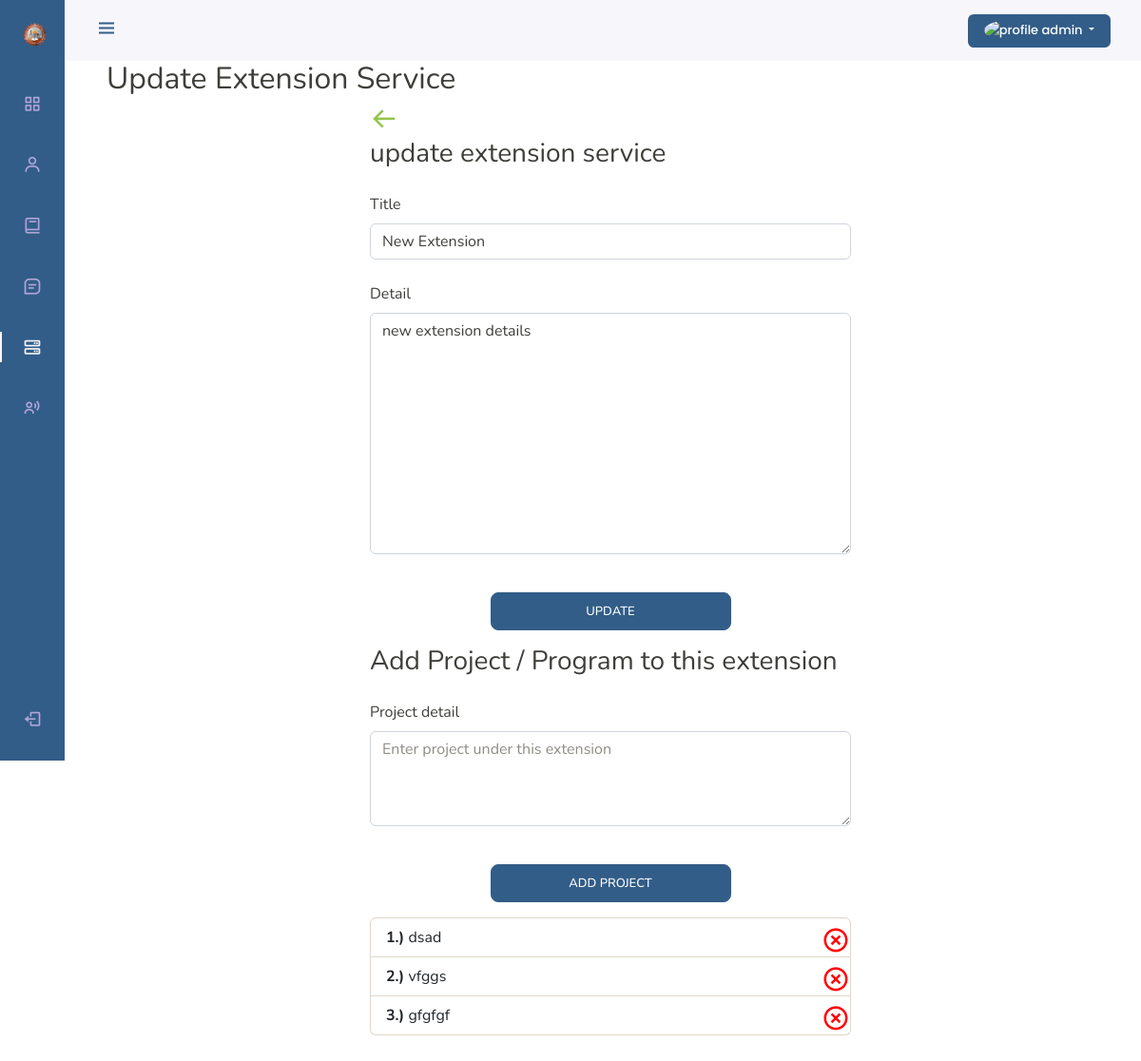
Screenshot of /admin-edit-extension-service/5 (signed in) with the database file from the repository.
### base/models.py (models this page shows, shortened)
class Faculty(AbstractUser):
    email = models.EmailField(unique = True, null=True)
    avatar = CloudinaryField(resource_type="image", null=True, blank=False)
    emp_no = models.CharField(max_length=25, unique=True, null=True)
    contact_no = models.CharField(max_length=20, unique=True, null=True)
    role = models.IntegerField(default=0)
    address = models.TextField(null=True, blank=True)
    department = models.ForeignKey(Department, on_delete=models.CASCADE, null=True, blank=True)
    created_at = models.DateTimeField(auto_now_add=True)
    updated_at = models.DateTimeField(auto_now=True)
    deleted_at = models.DateTimeField(null=True)

class ExtensionService(models.Model):
    title = models.CharField(max_length=200, null=True)
    detail = models.TextField(null=True, blank=True)
    is_preset = models.BooleanField(default=True, verbose_name="admin-extensions")
    created_at = models.DateTimeField(auto_now_add=True)
    updated_at = models.DateTimeField(auto_now=True)
    deleted_at = models.DateTimeField(null=True)

class Project(models.Model):
    extension = models.ForeignKey(ExtensionService, on_delete=models.CASCADE)
    project_detail = models.TextField(null=True, blank=True)

### base/views.py (the view, shortened to what this page needs)
# urls.py: path('admin-edit-extension-service/<str:pk>',views.AdminEditExtensionService, name="admin-edit-extension-service"),
@login_required(login_url='anonymous')
def AdminEditExtensionService(request, pk):
    extension = models.ExtensionService.objects.get(id=pk)
    form = forms.ExtensionServiceForm(instance=extension)
    project_form = forms.ProjectForm()
    if request.user.is_authenticated and not request.user.is_staff:
        messages.warning(request, "Access denied, 403 forbidden page!")
        return redirect('logout')
    ctx = {
        "active" : "admin_extension_service",
        'form' : form,
        'project_form': project_form,
        'label' : 'update',
        'extension' : extension,
        "link" : redirect('admin-extension-service').url,
    }
    return render(request, 'extension_edit_add.html', ctx)

### base/forms.py
class ExtensionServiceForm(ModelForm):
    class Meta:
        model = models.ExtensionService
        fields = ['title', 'detail']
    def __init__(self, *args, **kwargs):
        super().__init__(*args, **kwargs)
        self.fields['title'].widget.attrs.update({'class': 'form-control','placeholder':'Enter title'})
        self.fields['detail'].widget.attrs.update({'class': 'form-control','placeholder':'Enter detail about this extension'})
        self.fields['title'].widget.attrs['required'] = 'required'
        self.fields['detail'].widget.attrs['required'] = 'required'

class ProjectForm(ModelForm):
    class Meta:
        model = models.Project
        fields = [ 'project_detail']
    def __init__(self, *args, **kwargs):
        super().__init__(*args, **kwargs)
        self.fields['project_detail'].widget.attrs.update({
            'class': 'form-control',
            'placeholder':'Enter project under this extension',
            'style': 'height: 100px;',
            })
        self.fields['project_detail'].widget.attrs['required'] = 'required'

### templates/extension_edit_add.html (shortened to what this page needs)
{% extends 'main.html' %}
{% block content %}
{% load static %}
<h2>{{label|title}} Extension Service</h2>
<div class="container-fluid">
    <div class="row justify-content-center" style="margin-bottom:3%">
      <div class="col col-lg-6">
        <form action="" method="POST" enctype="multipart/form-data">
            <a href="{{link}}"><i class="bx bx-arrow-back" style="font-size: 30px;"></i></a>
          <h3 style="margin: 0%;"> {{label}} extension service</h3>
          <div class="col-sm-12">
              {% for fields in form %}
            <div class="form-group">
              <label for="" class="form-label mt-4"> {{fields.label}}</label> </label>
              {{ fields }}
            </div>
            {% endfor %}
          </div>
          <div class="form-group">
            <br />
            <div class="d-grid gap-2 col-6 mx-auto my-3">
              <button type="submit" class="btn btn-primary btn-lg btn-block">
                {{label}}
              </button>
            </div>
          </div>
        </form>
        {% if label == 'update' %}
        <form action="" method="POST">
        <h3 style="margin: 0%;"> Add Project / Program to this extension</h3>
        <div class="col-sm-12">
            {% for fields in project_form %}
          <div class="form-group">
            <label for="" class="form-label mt-4"> {{fields.label}}</label> </label>
            {{ fields }}
          </div>
          {% endfor %}
        </div>
        <div class="form-group">
          <br />
          <div class="d-grid gap-2 col-6 mx-auto my-3">
            <button type="submit" class="btn btn-primary btn-lg btn-block">
              Add Project
            </button>
          </div>
        </div>
      </form>
      <div class="list-group">
        {% for project in extension.project_set.all %}
        <a  class="list-group-item list-group-item-action"><strong>{{ forloop.counter }}.)</strong>  {{project.project_detail}} <i onclick="deleteProject('{{project.id}}')" class="bx bx-x-circle" style="font-size: 30px; position:absolute; right:0;color:red; cursor: pointer;"></i></a>
        {% endfor %}
      </div>
        {% endif %}
      </div>
    </div>
  </div>
{% endblock content %}

### templates/main.html (shortened to what this page needs)
<!DOCTYPE html>
{% load static %}
<html lang="en">
  <head>
    <link
      rel="stylesheet"
      href="https://cdn.jsdelivr.net/npm/boxicons@latest/css/boxicons.min.css"
    />
    <link rel="stylesheet" href="{% static 'css/bootstrap.min.css' %}" />
    <link rel="stylesheet" href="{% static 'css/navbar.css' %}" />
  </head>
  <body id="body-pd">
    <header class="header" id="header">
      <div class="header_toggle">
        <i class="bx bx-menu" id="header-toggle"></i>
      </div>
        <div class="dropdown">
          <button
            class="btn btn-primary dropdown-toggle button_profile" id="test"
            type="button"
            id="dropdownMenuButton1"
            data-bs-toggle="dropdown"
            style="width: 150px; text-transform: none;"
          >
          {% if request.user.avatar %}
            <img
              class="rounded-circle"
              src="{{ request.user.avatar.url }}"
              alt="profile"
              style="height: 1.7rem; width: 1.7rem; margin-bottom: 1px"
            />
            {% endif %}
            {{ request.user.username|truncatechars:10 }}
          </button>
        </div>
    </header>
    <div class="l-navbar" id="nav-bar">
      <nav class="nav">
        <div>
          <a href="#" class="nav_logo">
            <img src="{% static 'images/cict_logo.png' %}" alt="logo" width="25" height="25">
          </a>
          <div class="nav_list">
            {% if request.user.is_authenticated and request.user.is_staff %}
            <a href="{% url 'admin-dashboard' %}" class="nav_link {% if active == 'admin_dashboard' %}active{% endif %}">
              <i class="bx bx-grid-alt nav_icon"></i>
            </a>
            <a href="{% url 'admin-faculty' %}" class="nav_link {% if active == 'admin_faculty' %}active{% endif %}">
              <i class="bx bx-user nav_icon"></i>
            </a>
            <a href="{% url 'admin-subject' %}" class="nav_link {% if active == 'admin_subject' %}active{% endif %}">
              <i class="bx bx-book nav_icon"></i>
            </a>
            <a href="{% url 'admin-researches' %}" class="nav_link {% if active == 'admin_researches' %}active{% endif %}">
              <i class="bx bx-message-square-detail nav_icon"></i>
            </a>
            <a href="{% url 'admin-extension-service' %}" class="nav_link {% if active == 'admin_extension_service' %}active{% endif %}">
              <i class="bx bx-server nav_icon"></i>
            </a>
            <a href="{% url 'admin-activitylog' %}" class="nav_link {% if active == 'admin_activitylogs' %}active{% endif %}">
              <i class="bx bx-user-voice nav_icon"></i>
            </a>
            {% endif %}
          </div>
        </div>
        <a class="nav_link" id="logoutBtn" onclick="document.getElementById('id01').style.display='block'">
          <i class="bx bx-log-out nav_icon"></i>
        </a>
      </nav>
    </div>
<div class="container-fluid">
  {% block content %} {% endblock content%}
</div>
  </body>
</html>

### static/css/navbar.css (style rules this page uses)
#test { font-family: 'Poppins', sans-serif; }
.button_profile { border: none; }

### templates/main.html (style rules this page uses)
:root { --header-height: 3rem; --nav-width: 68px; --first-color: #325d88; --first-color-light: #afa5d9; --white-color: #f7f6fb; --body-font: "Nunito", sans-serif; --normal-font-size: 1rem; --z-fixed: 100; }
body { position: relative; margin: var(--header-height) 0 0 0; padding: 0 1rem; font-family: var(--body-font); font-size: var(--normal-font-size); transition: 0.5s; }
a { text-decoration: none; }
.header { width: 100%; height: var(--header-height); position: fixed; top: 0; left: 0; display: flex; align-items: center; justify-content: space-between; padding: 0 1rem; background-color: var(--white-color); z-index: var(--z-fixed); transition: 0.5s; }
.header_toggle { color: var(--first-color); font-size: 1.5rem; cursor: pointer; }
.l-navbar { position: fixed; top: 0; left: -30%; width: var(--nav-width); height: 100vh; background-color: var(--first-color); padding: 0.5rem 1rem 0 0; transition: 0.5s; z-index: var(--z-fixed); }
.nav { height: 100%; display: flex; flex-direction: column; justify-content: space-between; overflow: hidden; }
.nav_logo, .nav_link { display: grid; grid-template-columns: max-content max-content; align-items: center; column-gap: 1rem; padding: 0.5rem 0 0.5rem 1.5rem; }
.nav_logo { margin-bottom: 2rem; }
.nav_link { position: relative; color: var(--first-color-light); margin-bottom: 1.5rem; transition: 0.3s; }
.nav_icon { font-size: 1.25rem; }
.active { color: var(--white-color); }
.active::before { content: ""; position: absolute; left: 0; width: 2px; height: 32px; background-color: var(--white-color); }
@media screen and (min-width: 768px) { body { margin: calc(var(--header-height) + 1rem) 0 0 0; padding-left: calc(var(--nav-width) + 2rem); } }
@media screen and (min-width: 768px) { .header { height: calc(var(--header-height) + 1rem); padding: 0 2rem 0 calc(var(--nav-width) + 2rem); } }
@media screen and (min-width: 768px) { .l-navbar { left: 0; padding: 1rem 1rem 0 0; } }

### rows the page displays
Faculty: user.username "admin"
ExtensionService: form "New Extension" "new extension details"
Project: project_detail "dsad"
Project: project_detail "vfggs"
Project: project_detail "gfgfgf"

### other values shown
{{ label|title }} "Update"
{{ label }} "update"
{{ fields.label }} "Title" "Detail"
{{ label }} "UPDATE"
{{ fields.label }} "Project detail"
